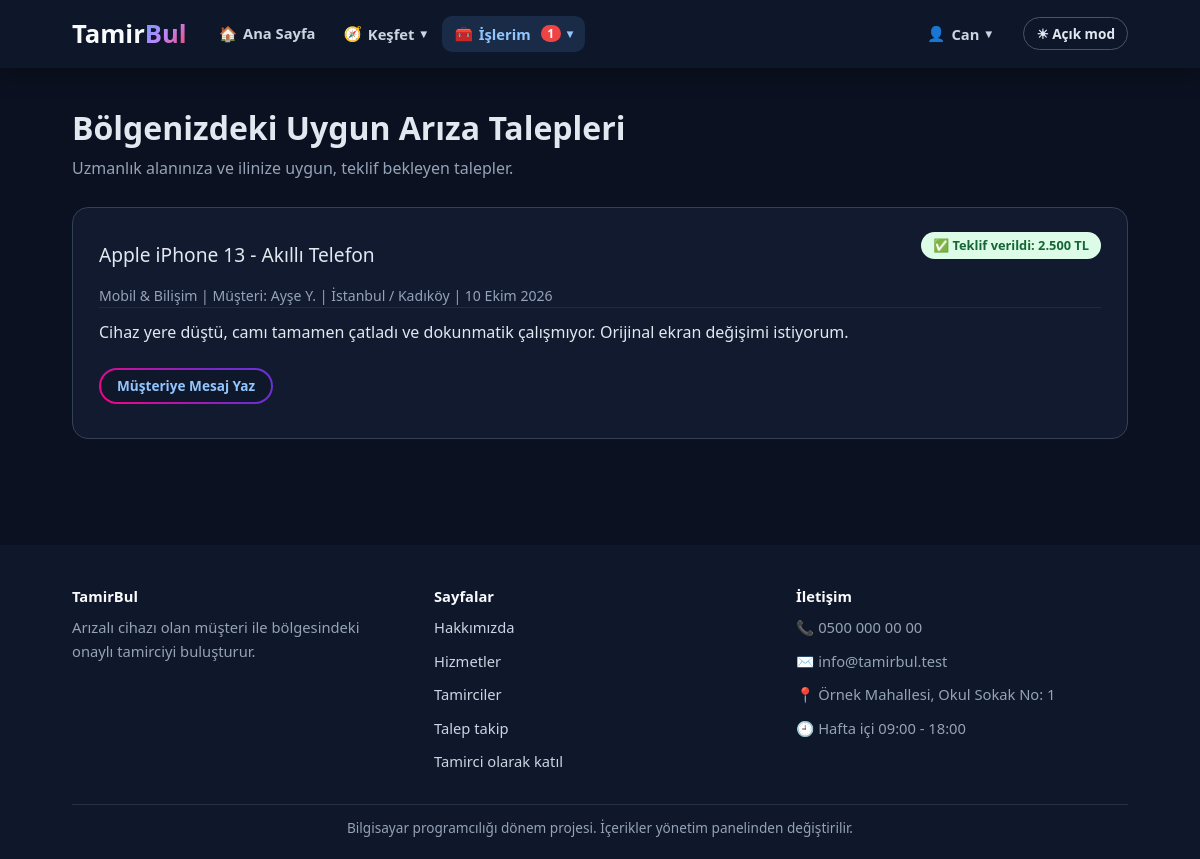
Screenshot of /tamirci/gelen-talepler.php (signed in) with the database file from the repository.
### tables this page shows
CREATE TABLE site_ayarlari (
    id INT AUTO_INCREMENT PRIMARY KEY,  
    anahtar VARCHAR(50) NOT NULL UNIQUE,  
    deger TEXT NOT NULL,  
    etiket VARCHAR(100) NOT NULL DEFAULT ''  
);

CREATE TABLE talepler (
    id INT AUTO_INCREMENT PRIMARY KEY,  
    musteri_id INT NOT NULL,  
    hizmet_id INT NULL,  
    tamirci_id INT NULL,  
    kategori_id INT NOT NULL,  
    cihaz_turu VARCHAR(80) NOT NULL,  
    marka VARCHAR(50) NOT NULL,  
    model VARCHAR(50) NOT NULL,  
    ariza TEXT NOT NULL,  
    resim VARCHAR(255) NOT NULL DEFAULT '',  
    sehir VARCHAR(50) NOT NULL,  
    ilce VARCHAR(50) NOT NULL,  
    durum VARCHAR(30) NOT NULL,  
    takip_kodu VARCHAR(20) NOT NULL,  
    puan TINYINT NOT NULL DEFAULT 0,  
    olusturma_tarihi DATETIME NOT NULL  
);

CREATE TABLE teklifler (
    id INT AUTO_INCREMENT PRIMARY KEY,  
    talep_id INT NOT NULL,  
    tamirci_id INT NOT NULL,  
    fiyat DECIMAL(10,2) NOT NULL,  
    sure VARCHAR(50) NOT NULL,  
    aciklama TEXT NOT NULL,  
    durum VARCHAR(20) NOT NULL,  
    tarih DATETIME NOT NULL  
);

CREATE TABLE kategoriler (
    id INT AUTO_INCREMENT PRIMARY KEY,  
    ad VARCHAR(80) NOT NULL,  
    aciklama TEXT NOT NULL,  
    resim VARCHAR(255) NOT NULL DEFAULT ''  
);

CREATE TABLE kullanicilar (
    id INT AUTO_INCREMENT PRIMARY KEY,  
    ad VARCHAR(50) NOT NULL,  
    soyad VARCHAR(50) NOT NULL,  
    eposta VARCHAR(100) NOT NULL UNIQUE,  
    sifre VARCHAR(255) NOT NULL,  
    telefon VARCHAR(20) NOT NULL,  
    rol VARCHAR(20) NOT NULL,  
    isletme_adi VARCHAR(100) NOT NULL DEFAULT '',  
    sehir VARCHAR(50) NOT NULL,  
    ilce VARCHAR(50) NOT NULL DEFAULT '',  
    adres TEXT NOT NULL,  
    hakkinda TEXT NOT NULL,  
    onayli TINYINT NOT NULL DEFAULT 0,  
    kayit_tarihi DATETIME NOT NULL  
);

### ortak/hazirla.php (called while the page is built, shortened)
<?php
if (is_dir("ortak")) {
    $kok = "";
} else {
    $kok = "../";
}
include __DIR__ . "/baglanti.php";
include __DIR__ . "/guvenlik.php";
include __DIR__ . "/yazi-stili.php";

### ortak/baglanti.php (called while the page is built, shortened)
<?php
$baglanti = mysqli_connect("127.0.0.1", "root", "", "tamirbul");
$veritabani_hazir = ($baglanti != false);
if ($veritabani_hazir) {
    mysqli_set_charset($baglanti, "utf8mb4");
}
function sorgula($sorgu) {
    global $baglanti;
    return mysqli_query($baglanti, $sorgu);
}
function satirlar($sorgu) {
    $liste = array();
    $sonuc = sorgula($sorgu);
    while ($sonuc && $satir = mysqli_fetch_assoc($sonuc)) {
        $liste[] = $satir;
    }
    return $liste;
}
function tek_satir($sorgu) {
    $liste = satirlar($sorgu);
    if (count($liste) == 0) {
        return null;
    }
    return $liste[0];
}
function sayi_getir($sorgu) {
    $satir = tek_satir($sorgu);
    return (int) reset($satir);
}
function temizle($yazi) {
    global $baglanti;
    return mysqli_real_escape_string($baglanti, $yazi);
}
function ayar_getir($anahtar, $yoksa_bu) {
    $satir = tek_satir("SELECT deger FROM site_ayarlari WHERE anahtar = '" . temizle($anahtar) . "'");
    return $satir["deger"];
}

### ortak/yazi-stili.php (called while the page is built, shortened)
<?php
function yazi_stili_oku($anahtar) {
    global $yazi_stil_secenekleri;
    $satir = tek_satir("SELECT * FROM yazi_stilleri WHERE anahtar = '" . temizle($anahtar) . "'");
    $secimler = array();
    foreach ($yazi_stil_secenekleri as $sutun => $bilgi) {
        $secimler[$sutun] = "";
    }
    return $secimler;
}
function yazi_stili($anahtar) {
    $secimler = yazi_stili_oku($anahtar);
    $css = "";
    if ($css == "") {
        return "";
    }
    return ' style="' . trim($css) . '"';
}

### ortak/guvenlik.php (called while the page is built, shortened)
<?php
function temiz_yaz($metin) {
    return htmlspecialchars($metin, ENT_QUOTES, "UTF-8");
}
function fiyat_yaz($fiyat) {
    return number_format((float) $fiyat, 0, ",", ".") . " TL";
}
function tarih_yaz($tarih) {
    $zaman = strtotime($tarih);
    $aylar = array("", "Ocak", "Şubat", "Mart", "Nisan", "Mayıs", "Haziran", "Temmuz", "Ağustos", "Eylül", "Ekim", "Kasım", "Aralık");
    return date("d", $zaman) . " " . $aylar[(int) date("n", $zaman)] . " " . date("Y", $zaman);
}
function kisa_ad($ad, $soyad) {
    return $ad . " " . mb_substr($soyad, 0, 1, "UTF-8") . ".";
}

### tamirci/onay-durumu.php (called while the page is built, shortened)
<?php
$onayli = sayi_getir("SELECT onayli FROM kullanicilar WHERE id = " . (int) $_SESSION["kullanici_id"]);
?>

### tamirci/uygun-talepler-sorgu.php (called while the page is built)
<?php
$ben = tek_satir("SELECT sehir FROM kullanicilar WHERE id = $benim_id");
$benim_sehir = temizle($ben["sehir"]);
$sorgu = "SELECT talepler.*, kategoriler.ad AS kategori_adi, kullanicilar.ad AS musteri_ad, kullanicilar.soyad AS musteri_soyad, benim_teklif.fiyat AS benim_fiyat, benim_teklif.sure AS benim_sure FROM talepler";
$sorgu = $sorgu . " INNER JOIN kategoriler ON kategoriler.id = talepler.kategori_id";
$sorgu = $sorgu . " INNER JOIN kullanicilar ON kullanicilar.id = talepler.musteri_id";
$sorgu = $sorgu . " INNER JOIN tamirci_yetkinlikleri ON tamirci_yetkinlikleri.kategori_id = talepler.kategori_id AND tamirci_yetkinlikleri.tamirci_id = $benim_id";
$sorgu = $sorgu . " LEFT JOIN teklifler AS benim_teklif ON benim_teklif.talep_id = talepler.id AND benim_teklif.tamirci_id = $benim_id";
$sorgu = $sorgu . " WHERE talepler.durum = 'beklemede' AND talepler.sehir = '$benim_sehir'";
$sorgu = $sorgu . " ORDER BY talepler.id DESC";
$uygun_talepler = satirlar($sorgu);

### tamirci/gelen-talepler.php (the view, shortened to what this page needs)
<?php
include "../ortak/hazirla.php";
$benim_id = (int) $_SESSION["kullanici_id"];
include "uygun-talepler-sorgu.php";
include "../ortak/baslik.php";
include "onay-durumu.php";
?>
<section class="dashboard-section">
    <div class="container">
        <div class="dashboard-header">
            <h2>Bölgenizdeki Uygun Arıza Talepleri</h2>
            <p>Uzmanlık alanınıza ve ilinize uygun, teklif bekleyen talepler.</p>
        </div>
        <div class="requests-list">
            <?php if ($onayli != 1) { ?>
                <p class="bos-liste">Talepleri görmek için yönetici onayı gerekiyor.</p>
            <?php } else { ?>
                <?php foreach ($uygun_talepler as $talep) { ?>
                    <div class="request-item">
                        <div class="request-header">
                            <span class="request-title"><?php echo temiz_yaz($talep["marka"] . " " . $talep["model"] . " - " . $talep["cihaz_turu"]); ?></span>
                            <?php if ($talep["benim_fiyat"] !== null) { ?>
                                <span class="badge badge-success">Teklif verildi: <?php echo fiyat_yaz($talep["benim_fiyat"]); ?></span>
                            <?php } else { ?>
                                <span class="badge badge-warning">Teklif Bekliyor</span>
                            <?php } ?>
                        </div>
                        <div class="request-meta"><?php echo temiz_yaz($talep["kategori_adi"]); ?> | Müşteri: <?php echo temiz_yaz(kisa_ad($talep["musteri_ad"], $talep["musteri_soyad"])); ?> | <?php echo temiz_yaz($talep["sehir"] . " / " . $talep["ilce"]); ?> | <?php echo tarih_yaz($talep["olusturma_tarihi"]); ?></div>
                        <div class="request-desc"><?php echo temiz_yaz($talep["ariza"]); ?></div>
                        <div class="offer-actions">
                            <?php if ($talep["benim_fiyat"] === null) { ?>
                                <a class="btn btn-sm btn-secondary" href="teklif-ver.php?talep_id=<?php echo (int) $talep["id"]; ?>">Hemen Fiyat Teklifi Ver</a>
                            <?php } else { ?>
                                <a class="btn btn-sm btn-outline" href="../sohbet.php?talep=<?php echo (int) $talep["id"]; ?>">Müşteriye Mesaj Yaz</a>
                            <?php } ?>
                        </div>
                    </div>
                <?php } ?>
            <?php } ?>
        </div>
    </div>
</section>
<?php
include "../ortak/altlik.php";
?>

### ortak/baslik.php (shortened to what this page needs)
<?php
$site_adi = ayar_getir("site_adi", "TamirBul");
$logo_on = mb_substr($site_adi, 0, 5, "UTF-8");
$logo_arka = mb_substr($site_adi, 5, null, "UTF-8");
$tema = "koyu";
$tema_dugme_yazisi = "☀ Açık mod";
$acik_sayfa = basename($_SERVER["PHP_SELF"]);
if ($kok != "") {
    $acik_sayfa = basename(dirname($_SERVER["PHP_SELF"])) . "/" . $acik_sayfa;
}
function menu_linki($adres, $ikon, $yazi, $aciklama, $sayi) {
    return array("adres" => $adres, "ikon" => $ikon, "yazi" => $yazi, "aciklama" => $aciklama, "sayi" => $sayi);
}
$rol = "ziyaretci";
if (giris_yapildi_mi()) {
    $rol = $_SESSION["rol"];
}
$kisi_basligi = "Hesap";
if (giris_yapildi_mi()) {
    $kisi_basligi = $_SESSION["ad"];
}
$menu_gruplari = array();
$menu_gruplari[] = array("baslik" => "Keşfet", "ikon" => "🧭", "sag" => false, "linkler" => array(
    menu_linki("hizmetler.php", "🛠️", "Hizmetler", "Tamir çeşitleri ve başlangıç fiyatları", 0),
    menu_linki("tamirciler.php", "👷", "Tamirciler", "Onaylı tamirciler ve puanları", 0),
    menu_linki("hakkimizda.php", "💡", "Hakkımızda", "TamirBul nedir, nasıl çalışır?", 0),
    menu_linki("iletisim.php", "✉️", "İletişim", "Bize yazın, sorunuzu sorun", 0)
));
if ($rol == "tamirci") {
    $menu_bekleyen_randevu = sayi_getir("SELECT COUNT(*) FROM randevular WHERE durum = 'bekliyor' AND tamirci_id = " . (int) $_SESSION["kullanici_id"]);
    $menu_gruplari[] = array("baslik" => "İşlerim", "ikon" => "🧰", "sag" => false, "linkler" => array(
        menu_linki("tamirci/panel.php", "📊", "Kontrol Paneli", "Size verilen işler", 0),
        menu_linki("tamirci/gelen-talepler.php", "📥", "Uygun Talepler", "İlinizde teklif bekleyenler", 0),
        menu_linki("tamirci/randevularim.php", "📅", "Randevularım", "Bekleyen ve biten randevular", $menu_bekleyen_randevu)
    ));
    $menu_gruplari[] = array("baslik" => $kisi_basligi, "ikon" => "👤", "sag" => true, "linkler" => array(
        menu_linki("tamirci/profil.php", "⚙️", "Servis Profilim", "Bilgiler, yetkinlik, şifre", 0),
        menu_linki("cikis.php", "🚪", "Çıkış Yap", "", 0)
    ));
}
foreach ($menu_gruplari as $sira => $grup) {
    $toplam_sayi = 0;
    $grupta_mi = false;
    foreach ($grup["linkler"] as $link) {
        $toplam_sayi = $toplam_sayi + $link["sayi"];
        if ($link["adres"] == $acik_sayfa) {
            $grupta_mi = true;
        }
    }
    $menu_gruplari[$sira]["toplam_sayi"] = $toplam_sayi;
    $menu_gruplari[$sira]["aktif"] = $grupta_mi;
}
?>
<!DOCTYPE html>
<html lang="tr" class="<?php echo $tema; ?>">
<head>
    <link rel="stylesheet" href="<?php echo $kok; ?>css/stil.css">
</head>
<body>
    <header class="navbar">
        <div class="container navbar-container">
            <a class="logo" href="<?php echo $kok; ?>index.php">
                <h1<?php echo yazi_stili("site_adi"); ?>><?php echo temiz_yaz($logo_on); ?><span><?php echo temiz_yaz($logo_arka); ?></span></h1>
            </a>
            <button type="button" id="tema-dugmesi" class="tema-dugmesi"><?php echo $tema_dugme_yazisi; ?></button>
            <nav id="menu" class="menu">
                <a class="menu-linki <?php if ($acik_sayfa == "index.php") { echo "aktif"; } ?>" href="<?php echo $kok; ?>index.php"><span class="ikon">🏠</span> Ana Sayfa</a>
                <?php foreach ($menu_gruplari as $grup) { ?>
                    <div class="acilir <?php if ($grup["sag"]) { echo "sag"; } ?> <?php if ($grup["aktif"]) { echo "aktif"; } ?>">
                        <button type="button" class="acilir-dugme" aria-expanded="false">
                            <span class="ikon"><?php echo $grup["ikon"]; ?></span>
                            <?php echo temiz_yaz($grup["baslik"]); ?>
                            <?php if ($grup["toplam_sayi"] > 0) { ?>
                                <span class="menu-sayisi"><?php echo $grup["toplam_sayi"]; ?></span>
                            <?php } ?>
                            <span class="acilir-ok">▾</span>
                        </button>
                    </div>
                <?php } ?>
            </nav>
        </div>
    </header>
    <main>

### ortak/altlik.php (shortened to what this page needs)
<?php
$alt_site_adi = ayar_getir("site_adi", "TamirBul");
$alt_aciklama = ayar_getir("altlik_aciklama", "");
$alt_telefon = ayar_getir("telefon", "");
$alt_eposta = ayar_getir("eposta", "");
$alt_adres = ayar_getir("adres", "");
$alt_saat = ayar_getir("calisma_saatleri", "");
$alt_not = ayar_getir("altlik_not", "");
?>
    </main>
    <footer class="footer">
        <div class="container footer-container">
            <div>
                <strong<?php echo yazi_stili("site_adi"); ?>><?php echo temiz_yaz($alt_site_adi); ?></strong>
                <p<?php echo yazi_stili("altlik_aciklama"); ?>><?php echo temiz_yaz($alt_aciklama); ?></p>
            </div>
            <div>
                <strong>Sayfalar</strong>
                <p><a href="<?php echo $kok; ?>hakkimizda.php">Hakkımızda</a></p>
                <p><a href="<?php echo $kok; ?>hizmetler.php">Hizmetler</a></p>
                <p><a href="<?php echo $kok; ?>tamirciler.php">Tamirciler</a></p>
                <p><a href="<?php echo $kok; ?>talep-takip.php">Talep takip</a></p>
                <p><a href="<?php echo $kok; ?>tamirci-kayit.php">Tamirci olarak katıl</a></p>
            </div>
            <div>
                <strong>İletişim</strong>
                <p><span class="ikon ikon-salla">📞</span> <span<?php echo yazi_stili("telefon"); ?>><?php echo temiz_yaz($alt_telefon); ?></span></p>
                <p><span class="ikon">✉️</span> <span<?php echo yazi_stili("eposta"); ?>><?php echo temiz_yaz($alt_eposta); ?></span></p>
                <p><span class="ikon ikon-zipla">📍</span> <span<?php echo yazi_stili("adres"); ?>><?php echo temiz_yaz($alt_adres); ?></span></p>
                <p><span class="ikon ikon-don">🕘</span> <span<?php echo yazi_stili("calisma_saatleri"); ?>><?php echo temiz_yaz($alt_saat); ?></span></p>
            </div>
        </div>
        <div class="container alt-not">
            <p<?php echo yazi_stili("altlik_not"); ?>><?php echo temiz_yaz($alt_not); ?></p>
        </div>
    </footer>
</body>
</html>

### rows the page displays
site_ayarlari: deger "Tamir", deger "Bul", deger "TamirBul"
talepler: marka+model+cihaz_turu "Apple iPhone 13 - Akıllı Telefon", teklifler.fiyat "2.500 TL", kategoriler.ad "Mobil & Bilişim", kullanicilar.ad+soyad "Ayşe Y.", temiz_yaz($talep["sehir"] . " / " . $talep["ilce"]) "İstanbul / Kadıköy", olusturma_tarihi "10 Ekim 2026", ariza "Cihaz yere düştü, camı tamamen çatladı ve dokunmatik çalışmıyor. Orijinal ekran değişimi istiyorum."
site_ayarlari: deger "Arızalı cihazı olan müşteri ile bölgesindeki onaylı tamirciyi buluşturur."
site_ayarlari: deger "0500 000 00 00"
site_ayarlari: deger "info@tamirbul.test"
site_ayarlari: deger "Örnek Mahallesi, Okul Sokak No: 1"
site_ayarlari: deger "Hafta içi 09:00 - 18:00"
site_ayarlari: deger "Bilgisayar programcılığı dönem projesi. İçerikler yönetim panelinden değiştirilir."

### other values shown
$tema_dugme_yazisi "☀ Açık mod"
$grup["ikon"] "🧭"
temiz_yaz($grup["baslik"]) "Keşfet"
$grup["ikon"] "🧰"
temiz_yaz($grup["baslik"]) "İşlerim"
$grup["toplam_sayi"] "1"
$grup["ikon"] "👤"
temiz_yaz($grup["baslik"]) "Can"
